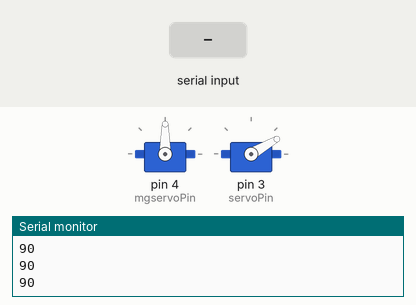
Recording of a sketch running on a simulated Arduino Uno, built with avr-gcc and run on an emulated ATmega328P. Shown: 2 × servo, the last lines printed to the serial monitor. Inputs (shaded band) come from the test bench.

Above: at 1.2 s.
1.3 s: "1\n" received over Serial
At 2.45 s:
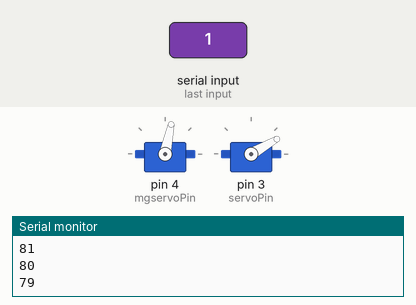
4.3 s: "4\n" received over Serial
At 7.0 s:
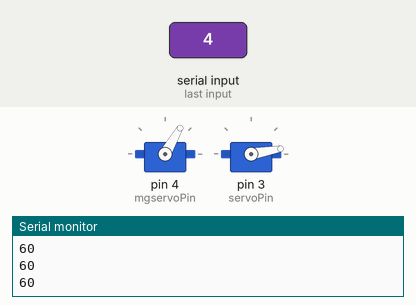
7.3 s: "1,90\n" received over Serial
At 7.9 s:
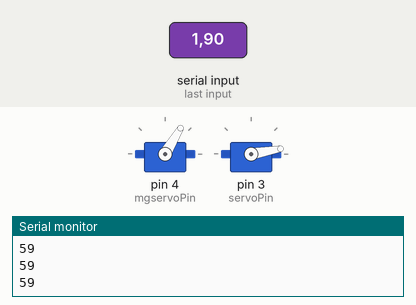
8.8 s: "3\n" received over Serial
At 9.95 s:
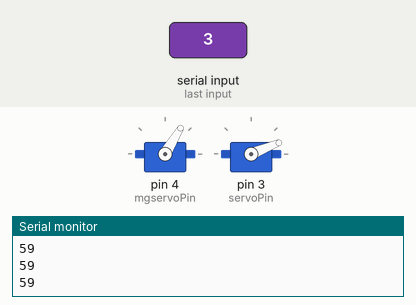
11.8 s: "2\n" received over Serial
At 11.96 s:
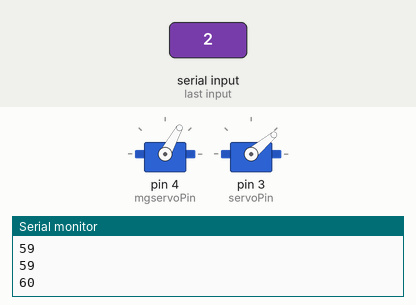
14.8 s: "90,45\n" received over Serial
At 14.8 s:
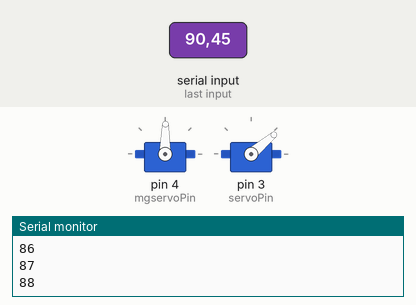
Timing chart, 0 to 17.3 s (numbered marks = the images above; inputs shaded):
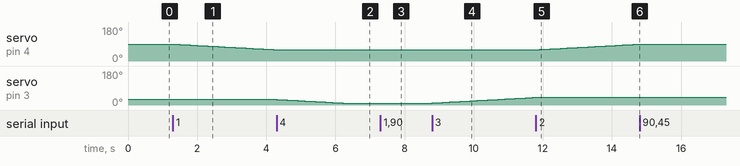

Measured:
- after the input at 1.3 s, servo on pin 4 (mgservoPin): moves from 90° to 60° over 2.9 s, starting at once
- after the input at 4.3 s, servo on pin 4 (mgservoPin): stays 60° (without the input it goes to 59° after 0.01 s); servo on pin 3 (servoPin): moves from 30° to 10° over 1.9 s, starting at once
- after the input at 7.3 s, servo on pin 4 (mgservoPin): 60° → 59° at once
- after the input at 8.8 s, servo on pin 3 (servoPin): moves from 10° to 40° over 2.9 s, starting at once
- after the input at 11.8 s, servo on pin 4 (mgservoPin): moves from 59° to 89° over 2.9 s, starting at once; servo on pin 3 (servoPin): stays 40° (without the input it goes to 41° after 0.01 s)
- after the input at 14.8 s, servo on pin 4 (mgservoPin): stays 89° (without the input it goes to 90° after 0.02 s)

The sketch:

servo2.ino
```cpp
#include <Servo.h>

const int servoPin = 3;        // サーボの接続ピン（定数）
const int mgservoPin = 4;
Servo myservo; // サーボオブジェクトを生成
Servo mgmyservo;
int pos=5 ;                   // サーボのポジション（変数）
//int posmg=0;
int sgnow;
int mgnow;
String inString = "";          // 受信文字列用のバッファ

void setup()
{
//pinMode(LED_BUILTIN, OUTPUT);

  Serial.begin(9600);
 //mg90s
 mgmyservo.attach(mgservoPin,254,2300);   // サーボ変数をピンに割り当て
 //sg90s
 myservo.attach(servoPin,544,2480);
 myservo.write(30);         // ポジションを0に設定
  delay(15);                  // 回転するまで待つ
  sgnow=30;
  mgmyservo.write(90);         // ポジションを0に設定
  delay(15);
  mgnow=90;
}

void loop()
{
  while (Serial.available() >0) {  // 受信データがあったら… //whileだったし>0だった
    int inChar = Serial.read();     // 1バイト読み込む
   /*
    if (isDigit(inChar)) {           // 数値だったら…
      inString += (char)inChar;      // 文字列を連結する
    }
    if (inChar == '\n') {            // 改行コードLFが来たら…
      pos = inString.toInt();        // 文字列を数値に変換する
      if (pos < 0 || pos > 180) {    // 数値が範囲外なら…　//1だった
        Serial.println("Parameter Error");// エラー表示
      }
      */
      inString=(char)inChar;
      if(inString.toInt() != 0){
      pos=inString.toInt();
       inString = "";                 // バッファクリア
    //}
    }}
        if (pos==3 && sgnow<55){
          myservo.write(sgnow+1);
          sgnow =sgnow+1;
          delay(100);//250

      }else if(pos==4 && sgnow>10){
            myservo.write(sgnow-1);
          sgnow =sgnow-1;
          delay(100);
          }
          else if(pos==1 &&mgnow>10){
            mgmyservo.write(mgnow-1);
          mgnow =mgnow-1;
          delay(100);
          }
          else if(pos==2 && mgnow<170){
            mgmyservo.write(mgnow+1);
          mgnow =mgnow+1;
          delay(100);
          }
          else{}

          //if (pos==1){ Serial.print("off\n"); digitalWrite(LED_BUILTIN,LOW); }
          //else if (pos==2){ Serial.print("on\n"); digitalWrite(LED_BUILTIN,HIGH); }
        /*
        //else if(sgnow != pos){
         // myservo.write(pos);
          //sgnow=pos ;// 範囲内ならサーボモータを回転
          //delay(250);}
        //myservo.write(pos-1);  // 回転するまで待つ
        //delay(200);
        //myservo.write(pos-2);  // 回転するまで待つ
        //delay(200);
        //Serial.print("OK:");        // OK
        Serial.println(mgnow);
        */
         //Serial.println(pos);
         Serial.println(mgnow);


}
```
